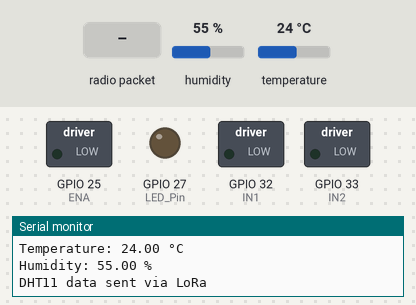
Bench run of a sketch on a simulated ESP32. Shown: switched loads named in the sketch (green lamp = pin HIGH), output pins drawn as LEDs (lit = HIGH), the last lines printed to the serial monitor. The test bench sets the inputs (shaded band); at power-on: humidity 55 %, temperature 24 °C. No radio packets arrive unless stated.

Above: at 1.4 s.
1.5 s: radio packet "ON" arrives
At 2.8 s:
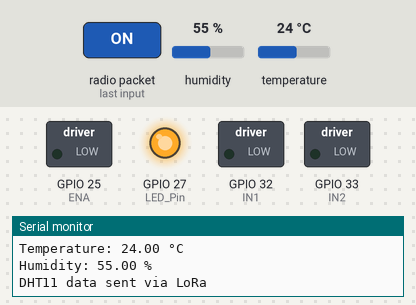
3.2 s: radio packet "Pot:" arrives
At 3.9 s:
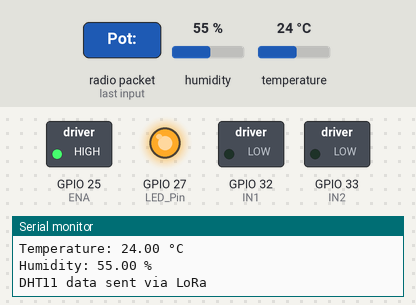
4.9 s: radio packet "OFF" arrives
At 5.5 s:
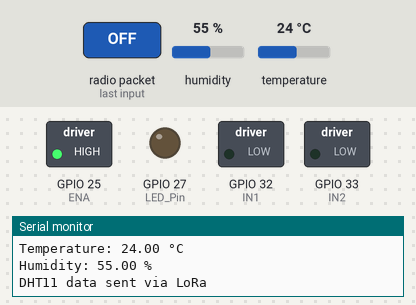
Timing chart, 0 to 7.9 s (numbered marks = the images above; inputs shaded):
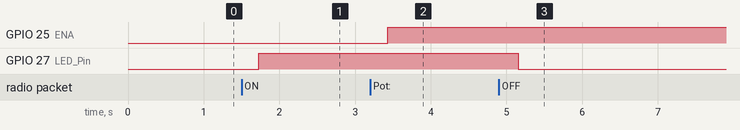

The sketch:

Receivertosend.ino
```cpp
#include <SPI.h>
#include <LoRa.h>
#include <Wire.h>
#include <DHT.h>

// LoRa pin configuration
#define ss 5
#define rst 14
#define dio0 2

// LED pin
#define LED_Pin 27

// Motor control pins for L298N
#define IN1 32
#define IN2 33
#define ENA 25

// DHT sensor configuration
#define DHTPIN 15
#define DHTTYPE DHT11
DHT dht(DHTPIN, DHTTYPE);

// Variables for timeout
unsigned long lastPacketTime = 0;
const unsigned long timeoutInterval = 35000;

// Motor speed
int motorSpeed = 0;

// ESP32 PWM channel for motor
const int pwmChannel = 0;
const int pwmFreq = 5000;
const int pwmResolution = 8;

// Variables for DHT11 sensor readings
float temperature = 0.0;
float humidity = 0.0;

void setup() {
  Serial.begin(9600);

  // Initialize LED
  pinMode(LED_Pin, OUTPUT);
  digitalWrite(LED_Pin, LOW);

  // Initialize motor
  pinMode(IN1, OUTPUT);
  pinMode(IN2, OUTPUT);
  digitalWrite(IN1, LOW);
  digitalWrite(IN2, LOW);
  analogWrite(ENA, motorSpeed);

  // Initialize LoRa
  Serial.println("Initializing LoRa...");
  LoRa.setPins(ss, rst, dio0);
  if (!LoRa.begin(433E6)) {
    Serial.println("Starting LoRa failed!");
    while (1);
  }
  Serial.println("LoRa Initialized OK!");

  // Record the initial time
  lastPacketTime = millis();

  // Initialize DHT11 sensor
  dht.begin();
}

void loop() {
  // Check for incoming LoRa messages
  int packetSize = LoRa.parsePacket();
  if (packetSize) {
    // Read the incoming message
    String receivedMessage = "";
    while (LoRa.available()) {
      receivedMessage += (char)LoRa.read();
    }
    Serial.print("Received message: ");
    Serial.println(receivedMessage);

    // Handle the LED
    if (receivedMessage.indexOf("ON") != -1) {
      digitalWrite(LED_Pin, HIGH);
    } else if (receivedMessage.indexOf("OFF") != -1) {
      digitalWrite(LED_Pin, LOW);
    }

    // Handle the motor speed
    if (receivedMessage.startsWith("Pot:")) {
      String potValueStr = receivedMessage.substring(4);
      int potValue = potValueStr.toInt();
      motorSpeed = map(potValue, 0, 4023, 255, 0);
      analogWrite(ENA, motorSpeed);
      Serial.print("Motor Speed: ");
      Serial.println(motorSpeed);
    }
  }

  // Read temperature and humidity
  temperature = dht.readTemperature();
  humidity = dht.readHumidity();

  if (isnan(temperature) || isnan(humidity)) {
    Serial.println("Failed to read from DHT sensor!");
  } else {
    Serial.print("Temperature: ");
    Serial.print(temperature);
    Serial.println(" °C");

    Serial.print("Humidity: ");
    Serial.print(humidity);
    Serial.println(" %");

    // Send DHT11 data via LoRa
    LoRa.beginPacket();
    LoRa.print("Temp:");
    LoRa.print(temperature);
    LoRa.print("C, Hum:");
    LoRa.print(humidity);
    LoRa.println("%");
    LoRa.endPacket();
    Serial.println("DHT11 data sent via LoRa");
  }

  delay(500); // Short delay to avoid rapid loop execution
}
```

Measured:
- after the input at 1.5 s, GPIO 27 (LED_Pin): LOW → HIGH after 0.23 s
- after the input at 3.2 s, GPIO 25 (ENA): LOW → HIGH after 0.23 s
- after the input at 4.9 s, GPIO 27 (LED_Pin): HIGH → LOW after 0.26 s
